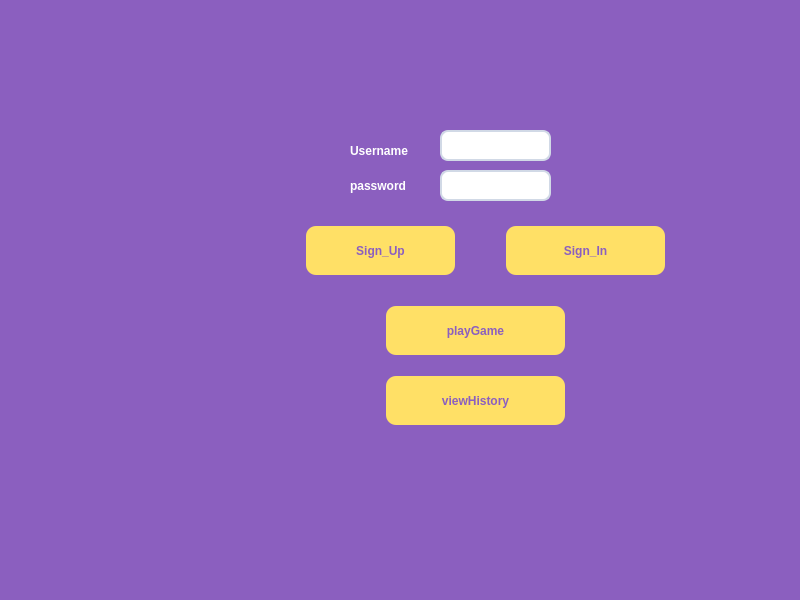
<?xml version="1.0" encoding="UTF-8"?>
<ui version="4.0">
 <class>MainWindow</class>
 <widget class="QMainWindow" name="MainWindow">
  <property name="geometry">
   <rect>
    <x>0</x>
    <y>0</y>
    <width>800</width>
    <height>600</height>
   </rect>
  </property>
  <property name="windowTitle">
   <string>MainWindow</string>
  </property>
  <property name="styleSheet">
   <string notr="true">/* Modern Qt Tic-Tac-Toe Application Stylesheet */

/* Main Window and QStackedWidget Background: bright burble */
QMainWindow, QStackedWidget {
    background: #b39ddb;
    color: #ffffff;
    font-family: 'Segoe UI', Arial, sans-serif;
}

/* All other widgets default to main background unless overridden */
QWidget {
    background: #8b5fbf;
    color: #ffffff;
    font-family: 'Segoe UI', Arial, sans-serif;
}

/* Login Page Styling */
QWidget#loginPage {
    background: rgba(255, 255, 255, 0.05);
    border-radius: 10px;
}

/* Input Fields: Always white background, dark text */
QLineEdit {
    background: #fff;
    color: #2d3748;
    border: 2px solid #d1d9e6;
    border-radius: 8px;
    padding: 8px 14px;
    selection-background-color: rgba(255, 255, 255, 0.3);
}

QLineEdit:focus {
    border: 2px solid rgba(255, 255, 255, 0.6);
    background: #fff; /* Pure white on focus */
    outline: none;
}

QLineEdit::placeholder {
    color: rgba(45, 55, 72, 0.5);
}

/* Labels */
QLabel {
    color: #fff;
    font-weight: 500;
}

/* Primary Buttons (Sign In/Sign Up/Play Game/View History) */
QPushButton#SignIn, QPushButton#SignUp,
QPushButton#playGameButton, QPushButton#viewHistoryButton {
    background: #ffe066;
    color: #8b5fbf;
    border: none;
    border-radius: 10px;
    padding: 10px 28px;
    font-weight: bold;
    margin: 6px;
}

QPushButton#SignIn:hover, QPushButton#SignUp:hover,
QPushButton#playGameButton:hover, QPushButton#viewHistoryButton:hover {
    background: #ffef99;
}

QPushButton#SignIn:pressed, QPushButton#SignUp:pressed,
QPushButton#playGameButton:pressed, QPushButton#viewHistoryButton:pressed {
    background: #ffd700;
}

/* Game Dialog Buttons */
QPushButton[text=&quot;PvP (Two Players)&quot;] {
    background: qlineargradient(x1: 0, y1: 0, x2: 1, y2: 0,
                stop: 0 #ffecd2, stop: 1 #fcb69f);
    border: none;
    border-radius: 12px;
    padding: 12px 20px;
    font-weight: 600;
    color: #2d3748;
}
QPushButton[text=&quot;PvP (Two Players)&quot;]:hover {
    background: qlineargradient(x1: 0, y1: 0, x2: 1, y2: 0,
                stop: 0 #ff9a9e, stop: 1 #fecfef);
}

QPushButton[text=&quot;PvAI (Play against AI)&quot;] {
    background: qlineargradient(x1: 0, y1: 0, x2: 1, y2: 0,
                stop: 0 #a8edea, stop: 1 #fed6e3);
    border: none;
    border-radius: 12px;
    padding: 12px 20px;
    font-weight: 600;
    color: #2d3748;
}
QPushButton[text=&quot;PvAI (Play against AI)&quot;]:hover {
    background: qlineargradient(x1: 0, y1: 0, x2: 1, y2: 0,
                stop: 0 #667eea, stop: 1 #764ba2);
    color: #ffffff;
}

QPushButton[text=&quot;Replay Game&quot;] {
    background: qlineargradient(x1: 0, y1: 0, x2: 1, y2: 0,
                stop: 0 #fbc2eb, stop: 1 #a6c1ee);
    border: none;
    border-radius: 12px;
    padding: 12px 20px;
    font-weight: 600;
    color: #2d3748;
}
QPushButton[text=&quot;Replay Game&quot;]:hover {
    background: qlineargradient(x1: 0, y1: 0, x2: 1, y2: 0,
                stop: 0 #f093fb, stop: 1 #f5576c);
    color: #ffffff;
}

/* Game Board Buttons (Tic-tac-toe cells) */
QPushButton[objectName^=&quot;gameCell&quot;] {
    background: #fff;
    color: #8b5fbf;
    border: 2px solid #cfcfcf;
    border-radius: 10px;
    font-weight: bold;
}
QPushButton[objectName^=&quot;gameCell&quot;]:hover {
    background: #ffe066;
    color: #5f72bd;
    transform: scale(1.05);
}
QPushButton[objectName^=&quot;gameCell&quot;]:pressed {
    background: rgba(240, 240, 240, 1);
}

/* X and O styling for game buttons */
QPushButton[text=&quot;X&quot;] {
    background: qlineargradient(x1: 0, y1: 0, x2: 1, y2: 1,
                stop: 0 #ff6b6b, stop: 1 #ff8e8e) !important;
    color: #ffffff !important;
    border: 2px solid #ff5252 !important;
}
QPushButton[text=&quot;O&quot;] {
    background: qlineargradient(x1: 0, y1: 0, x2: 1, y2: 1,
                stop: 0 #4ecdc4, stop: 1 #44a08d) !important;
    color: #ffffff !important;
    border: 2px solid #26d0ce !important;
}

/* Dialog Windows */
QDialog {
    background: #8b5fbf;
    color: #fff;
    font-family: 'Segoe UI', Arial, sans-serif;
    border-radius: 15px;
}

/* ComboBox */
QComboBox {
    background: rgba(255, 255, 255, 0.15);
    border: 2px solid rgba(255, 255, 255, 0.3);
    border-radius: 8px;
    padding: 8px 12px;
    color: #ffffff;
}
QComboBox:hover {
    border: 2px solid rgba(255, 255, 255, 0.5);
    background: rgba(255, 255, 255, 0.2);
}
QComboBox::drop-down {
    border: none;
    width: 20px;
}
QComboBox::down-arrow {
    image: none;
    border-left: 5px solid transparent;
    border-right: 5px solid transparent;
    border-top: 5px solid #ffffff;
    margin-right: 5px;
}
QComboBox QAbstractItemView {
    background: rgba(255, 255, 255, 0.95);
    color: #2d3748;
    border: 1px solid rgba(255, 255, 255, 0.3);
    border-radius: 8px;
    selection-background-color: rgba(102, 126, 234, 0.3);
}

/* Text Edit (History) */
QTextEdit {
    background: rgba(255, 255, 255, 0.95);
    border: 2px solid rgba(255, 255, 255, 0.3);
    border-radius: 12px;
    padding: 12px;
    color: #2d3748;
}

/* Scroll Bars */
QScrollBar:vertical {
    background: rgba(255, 255, 255, 0.1);
    width: 12px;
    border-radius: 6px;
    margin: 0;
}
QScrollBar::handle:vertical {
    background: rgba(255, 255, 255, 0.3);
    border-radius: 6px;
}
QScrollBar::handle:vertical:hover {
    background: rgba(255, 255, 255, 0.5);
}

/* Close/Cancel Buttons */
QPushButton[text=&quot;Close&quot;], QPushButton[text=&quot;Cancel&quot;] {
    background: qlineargradient(x1: 0, y1: 0, x2: 1, y2: 0,
                stop: 0 #ff6b6b, stop: 1 #ff8e8e);
    border: none;
    border-radius: 8px;
    padding: 10px 20px;
    font-weight: 600;
    color: #ffffff;
}
QPushButton[text=&quot;Close&quot;]:hover, QPushButton[text=&quot;Cancel&quot;]:hover {
    background: qlineargradient(x1: 0, y1: 0, x2: 1, y2: 0,
                stop: 0 #ff5252, stop: 1 #ff7979);
}

/* Animation Effects */
QPushButton {
    transition: all 0.3s ease;
}
QPushButton:hover {
    transform: translateY(-2px);
}
QPushButton:pressed {
    transform: translateY(0px);
}

/* Remove focus rectangle for a cleaner look */
QPushButton:focus { 
    outline: none; 
}

/* Frame Styling */
QFrame {
    background: transparent;
    border: none;
}

/* Input Dialog Styling */
QInputDialog {
    background: #8b5fbf;
    color: #ffffff;
}

/* Message Box Styling */
QMessageBox {
    background: #8b5fbf;
    color: #ffffff;
}
QMessageBox QPushButton {
    background: qlineargradient(x1: 0, y1: 0, x2: 1, y2: 0,
                stop: 0 #4ecdc4, stop: 1 #44a08d);
    border: none;
    border-radius: 8px;
    padding: 8px 16px;
    color: #ffffff;
}
</string>
  </property>
  <widget class="QWidget" name="centralwidget">
   <widget class="QLabel" name="label">
    <property name="geometry">
     <rect>
      <x>350</x>
      <y>130</y>
      <width>81</width>
      <height>41</height>
     </rect>
    </property>
    <property name="text">
     <string>Username</string>
    </property>
   </widget>
   <widget class="QLabel" name="label_2">
    <property name="geometry">
     <rect>
      <x>350</x>
      <y>170</y>
      <width>81</width>
      <height>31</height>
     </rect>
    </property>
    <property name="text">
     <string>password</string>
    </property>
   </widget>
   <widget class="QLineEdit" name="Username">
    <property name="geometry">
     <rect>
      <x>440</x>
      <y>130</y>
      <width>111</width>
      <height>31</height>
     </rect>
    </property>
   </widget>
   <widget class="QLineEdit" name="Password">
    <property name="geometry">
     <rect>
      <x>440</x>
      <y>170</y>
      <width>111</width>
      <height>31</height>
     </rect>
    </property>
    <property name="echoMode">
     <enum>QLineEdit::EchoMode::Password</enum>
    </property>
   </widget>
   <widget class="QPushButton" name="SignUp">
    <property name="geometry">
     <rect>
      <x>300</x>
      <y>220</y>
      <width>161</width>
      <height>61</height>
     </rect>
    </property>
    <property name="text">
     <string>Sign_Up</string>
    </property>
   </widget>
   <widget class="QPushButton" name="playGameButton">
    <property name="geometry">
     <rect>
      <x>380</x>
      <y>300</y>
      <width>191</width>
      <height>61</height>
     </rect>
    </property>
    <property name="text">
     <string>playGame</string>
    </property>
   </widget>
   <widget class="QPushButton" name="viewHistoryButton">
    <property name="geometry">
     <rect>
      <x>380</x>
      <y>370</y>
      <width>191</width>
      <height>61</height>
     </rect>
    </property>
    <property name="text">
     <string>viewHistory</string>
    </property>
   </widget>
   <widget class="QStackedWidget" name="stackedWidget">
    <property name="geometry">
     <rect>
      <x>660</x>
      <y>270</y>
      <width>120</width>
      <height>80</height>
     </rect>
    </property>
    <property name="currentIndex">
     <number>0</number>
    </property>
    <widget class="QWidget" name="page"/>
    <widget class="QWidget" name="page_2"/>
   </widget>
   <widget class="QPushButton" name="SignIn">
    <property name="geometry">
     <rect>
      <x>500</x>
      <y>220</y>
      <width>171</width>
      <height>61</height>
     </rect>
    </property>
    <property name="text">
     <string>Sign_In</string>
    </property>
   </widget>
  </widget>
  <widget class="QMenuBar" name="menubar">
   <property name="geometry">
    <rect>
     <x>0</x>
     <y>0</y>
     <width>800</width>
     <height>18</height>
    </rect>
   </property>
  </widget>
  <widget class="QStatusBar" name="statusbar"/>
 </widget>
 <resources/>
 <connections/>
</ui>
